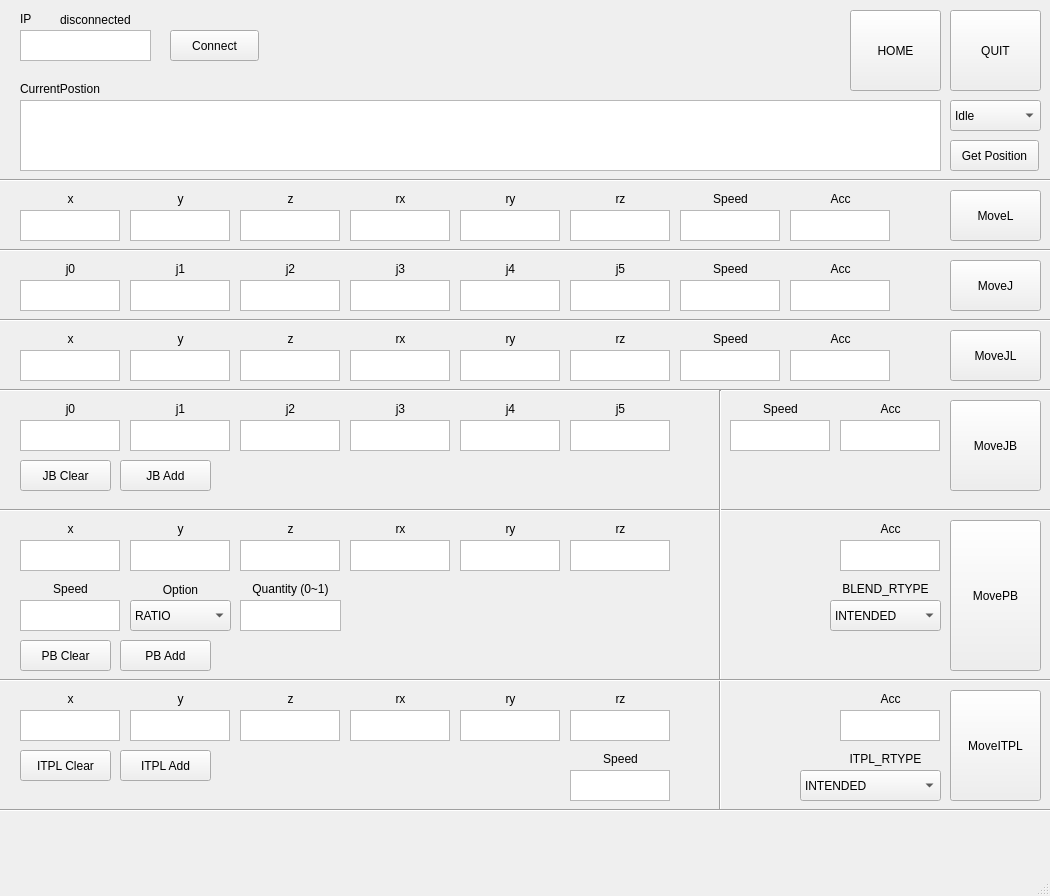
<?xml version="1.0" encoding="UTF-8"?>
<ui version="4.0">
 <class>MainWindow</class>
 <widget class="QMainWindow" name="MainWindow">
  <property name="geometry">
   <rect>
    <x>0</x>
    <y>0</y>
    <width>1050</width>
    <height>896</height>
   </rect>
  </property>
  <property name="windowTitle">
   <string>RB Controller</string>
  </property>
  <widget class="QWidget" name="centralwidget">
   <widget class="QLabel" name="position">
    <property name="geometry">
     <rect>
      <x>20</x>
      <y>80</y>
      <width>111</width>
      <height>17</height>
     </rect>
    </property>
    <property name="text">
     <string>CurrentPostion</string>
    </property>
   </widget>
   <widget class="QTextEdit" name="position_text">
    <property name="geometry">
     <rect>
      <x>20</x>
      <y>100</y>
      <width>921</width>
      <height>71</height>
     </rect>
    </property>
   </widget>
   <widget class="QPushButton" name="getPosition_Button">
    <property name="geometry">
     <rect>
      <x>950</x>
      <y>140</y>
      <width>89</width>
      <height>31</height>
     </rect>
    </property>
    <property name="text">
     <string>Get Position</string>
    </property>
   </widget>
   <widget class="QTextEdit" name="move_x">
    <property name="geometry">
     <rect>
      <x>20</x>
      <y>210</y>
      <width>100</width>
      <height>31</height>
     </rect>
    </property>
   </widget>
   <widget class="QTextEdit" name="move_y">
    <property name="geometry">
     <rect>
      <x>130</x>
      <y>210</y>
      <width>100</width>
      <height>31</height>
     </rect>
    </property>
   </widget>
   <widget class="QTextEdit" name="move_z">
    <property name="geometry">
     <rect>
      <x>240</x>
      <y>210</y>
      <width>100</width>
      <height>31</height>
     </rect>
    </property>
   </widget>
   <widget class="QTextEdit" name="move_rx">
    <property name="geometry">
     <rect>
      <x>350</x>
      <y>210</y>
      <width>100</width>
      <height>31</height>
     </rect>
    </property>
   </widget>
   <widget class="QTextEdit" name="move_ry">
    <property name="geometry">
     <rect>
      <x>460</x>
      <y>210</y>
      <width>100</width>
      <height>31</height>
     </rect>
    </property>
   </widget>
   <widget class="QTextEdit" name="move_rz">
    <property name="geometry">
     <rect>
      <x>570</x>
      <y>210</y>
      <width>100</width>
      <height>31</height>
     </rect>
    </property>
   </widget>
   <widget class="QPushButton" name="moveL_Button">
    <property name="geometry">
     <rect>
      <x>950</x>
      <y>190</y>
      <width>91</width>
      <height>51</height>
     </rect>
    </property>
    <property name="text">
     <string>MoveL</string>
    </property>
   </widget>
   <widget class="QTextEdit" name="move_x_2">
    <property name="geometry">
     <rect>
      <x>20</x>
      <y>280</y>
      <width>100</width>
      <height>31</height>
     </rect>
    </property>
   </widget>
   <widget class="QTextEdit" name="move_rz_2">
    <property name="geometry">
     <rect>
      <x>570</x>
      <y>280</y>
      <width>100</width>
      <height>31</height>
     </rect>
    </property>
   </widget>
   <widget class="QTextEdit" name="move_rx_2">
    <property name="geometry">
     <rect>
      <x>350</x>
      <y>280</y>
      <width>100</width>
      <height>31</height>
     </rect>
    </property>
   </widget>
   <widget class="QTextEdit" name="move_z_2">
    <property name="geometry">
     <rect>
      <x>240</x>
      <y>280</y>
      <width>100</width>
      <height>31</height>
     </rect>
    </property>
   </widget>
   <widget class="QTextEdit" name="move_ry_2">
    <property name="geometry">
     <rect>
      <x>460</x>
      <y>280</y>
      <width>100</width>
      <height>31</height>
     </rect>
    </property>
   </widget>
   <widget class="QPushButton" name="moveJ_Button">
    <property name="geometry">
     <rect>
      <x>950</x>
      <y>260</y>
      <width>91</width>
      <height>51</height>
     </rect>
    </property>
    <property name="text">
     <string>MoveJ</string>
    </property>
   </widget>
   <widget class="QTextEdit" name="move_y_2">
    <property name="geometry">
     <rect>
      <x>130</x>
      <y>280</y>
      <width>100</width>
      <height>31</height>
     </rect>
    </property>
   </widget>
   <widget class="QTextEdit" name="move_x_3">
    <property name="geometry">
     <rect>
      <x>20</x>
      <y>350</y>
      <width>100</width>
      <height>31</height>
     </rect>
    </property>
   </widget>
   <widget class="QTextEdit" name="move_rz_3">
    <property name="geometry">
     <rect>
      <x>570</x>
      <y>350</y>
      <width>100</width>
      <height>31</height>
     </rect>
    </property>
   </widget>
   <widget class="QTextEdit" name="move_rx_3">
    <property name="geometry">
     <rect>
      <x>350</x>
      <y>350</y>
      <width>100</width>
      <height>31</height>
     </rect>
    </property>
   </widget>
   <widget class="QTextEdit" name="move_z_3">
    <property name="geometry">
     <rect>
      <x>240</x>
      <y>350</y>
      <width>100</width>
      <height>31</height>
     </rect>
    </property>
   </widget>
   <widget class="QTextEdit" name="move_ry_3">
    <property name="geometry">
     <rect>
      <x>460</x>
      <y>350</y>
      <width>100</width>
      <height>31</height>
     </rect>
    </property>
   </widget>
   <widget class="QPushButton" name="moveJL_Button">
    <property name="geometry">
     <rect>
      <x>950</x>
      <y>330</y>
      <width>91</width>
      <height>51</height>
     </rect>
    </property>
    <property name="text">
     <string>MoveJL</string>
    </property>
   </widget>
   <widget class="QTextEdit" name="move_y_3">
    <property name="geometry">
     <rect>
      <x>130</x>
      <y>350</y>
      <width>100</width>
      <height>31</height>
     </rect>
    </property>
   </widget>
   <widget class="QTextEdit" name="move_x_4">
    <property name="geometry">
     <rect>
      <x>20</x>
      <y>420</y>
      <width>100</width>
      <height>31</height>
     </rect>
    </property>
   </widget>
   <widget class="QTextEdit" name="move_rz_4">
    <property name="geometry">
     <rect>
      <x>570</x>
      <y>420</y>
      <width>100</width>
      <height>31</height>
     </rect>
    </property>
   </widget>
   <widget class="QTextEdit" name="move_rx_4">
    <property name="geometry">
     <rect>
      <x>350</x>
      <y>420</y>
      <width>100</width>
      <height>31</height>
     </rect>
    </property>
   </widget>
   <widget class="QTextEdit" name="move_z_4">
    <property name="geometry">
     <rect>
      <x>240</x>
      <y>420</y>
      <width>100</width>
      <height>31</height>
     </rect>
    </property>
   </widget>
   <widget class="QTextEdit" name="move_ry_4">
    <property name="geometry">
     <rect>
      <x>460</x>
      <y>420</y>
      <width>100</width>
      <height>31</height>
     </rect>
    </property>
   </widget>
   <widget class="QPushButton" name="moveJB_Button">
    <property name="geometry">
     <rect>
      <x>950</x>
      <y>400</y>
      <width>91</width>
      <height>91</height>
     </rect>
    </property>
    <property name="text">
     <string>MoveJB</string>
    </property>
   </widget>
   <widget class="QTextEdit" name="move_y_4">
    <property name="geometry">
     <rect>
      <x>130</x>
      <y>420</y>
      <width>100</width>
      <height>31</height>
     </rect>
    </property>
   </widget>
   <widget class="Line" name="line">
    <property name="geometry">
     <rect>
      <x>0</x>
      <y>380</y>
      <width>1051</width>
      <height>20</height>
     </rect>
    </property>
    <property name="orientation">
     <enum>Qt::Horizontal</enum>
    </property>
   </widget>
   <widget class="Line" name="line_2">
    <property name="geometry">
     <rect>
      <x>0</x>
      <y>310</y>
      <width>1051</width>
      <height>20</height>
     </rect>
    </property>
    <property name="orientation">
     <enum>Qt::Horizontal</enum>
    </property>
   </widget>
   <widget class="Line" name="line_3">
    <property name="geometry">
     <rect>
      <x>0</x>
      <y>170</y>
      <width>1051</width>
      <height>20</height>
     </rect>
    </property>
    <property name="orientation">
     <enum>Qt::Horizontal</enum>
    </property>
   </widget>
   <widget class="QPushButton" name="moveJB_Clear_Button">
    <property name="geometry">
     <rect>
      <x>20</x>
      <y>460</y>
      <width>91</width>
      <height>31</height>
     </rect>
    </property>
    <property name="text">
     <string>JB Clear</string>
    </property>
   </widget>
   <widget class="QPushButton" name="moveJB_Add_Button">
    <property name="geometry">
     <rect>
      <x>120</x>
      <y>460</y>
      <width>91</width>
      <height>31</height>
     </rect>
    </property>
    <property name="text">
     <string>JB Add</string>
    </property>
   </widget>
   <widget class="QPushButton" name="movePB_Button">
    <property name="geometry">
     <rect>
      <x>950</x>
      <y>520</y>
      <width>91</width>
      <height>151</height>
     </rect>
    </property>
    <property name="text">
     <string>MovePB</string>
    </property>
   </widget>
   <widget class="QPushButton" name="movePB_Clear_Button">
    <property name="geometry">
     <rect>
      <x>20</x>
      <y>640</y>
      <width>91</width>
      <height>31</height>
     </rect>
    </property>
    <property name="text">
     <string>PB Clear</string>
    </property>
   </widget>
   <widget class="QTextEdit" name="move_x_5">
    <property name="geometry">
     <rect>
      <x>20</x>
      <y>540</y>
      <width>100</width>
      <height>31</height>
     </rect>
    </property>
   </widget>
   <widget class="QTextEdit" name="move_z_5">
    <property name="geometry">
     <rect>
      <x>240</x>
      <y>540</y>
      <width>100</width>
      <height>31</height>
     </rect>
    </property>
   </widget>
   <widget class="Line" name="line_5">
    <property name="geometry">
     <rect>
      <x>0</x>
      <y>500</y>
      <width>1051</width>
      <height>20</height>
     </rect>
    </property>
    <property name="orientation">
     <enum>Qt::Horizontal</enum>
    </property>
   </widget>
   <widget class="QTextEdit" name="move_rz_5">
    <property name="geometry">
     <rect>
      <x>570</x>
      <y>540</y>
      <width>100</width>
      <height>31</height>
     </rect>
    </property>
   </widget>
   <widget class="QTextEdit" name="move_rx_5">
    <property name="geometry">
     <rect>
      <x>350</x>
      <y>540</y>
      <width>100</width>
      <height>31</height>
     </rect>
    </property>
   </widget>
   <widget class="QTextEdit" name="move_y_5">
    <property name="geometry">
     <rect>
      <x>130</x>
      <y>540</y>
      <width>100</width>
      <height>31</height>
     </rect>
    </property>
   </widget>
   <widget class="QPushButton" name="movePB_Add_Button">
    <property name="geometry">
     <rect>
      <x>120</x>
      <y>640</y>
      <width>91</width>
      <height>31</height>
     </rect>
    </property>
    <property name="text">
     <string>PB Add</string>
    </property>
   </widget>
   <widget class="QTextEdit" name="move_ry_5">
    <property name="geometry">
     <rect>
      <x>460</x>
      <y>540</y>
      <width>100</width>
      <height>31</height>
     </rect>
    </property>
   </widget>
   <widget class="Line" name="line_4">
    <property name="geometry">
     <rect>
      <x>0</x>
      <y>240</y>
      <width>1051</width>
      <height>20</height>
     </rect>
    </property>
    <property name="orientation">
     <enum>Qt::Horizontal</enum>
    </property>
   </widget>
   <widget class="QTextEdit" name="moveL_speed">
    <property name="geometry">
     <rect>
      <x>680</x>
      <y>210</y>
      <width>100</width>
      <height>31</height>
     </rect>
    </property>
   </widget>
   <widget class="QTextEdit" name="moveL_acc">
    <property name="geometry">
     <rect>
      <x>790</x>
      <y>210</y>
      <width>100</width>
      <height>31</height>
     </rect>
    </property>
   </widget>
   <widget class="QTextEdit" name="moveJ_acc">
    <property name="geometry">
     <rect>
      <x>790</x>
      <y>280</y>
      <width>100</width>
      <height>31</height>
     </rect>
    </property>
   </widget>
   <widget class="QTextEdit" name="moveJ_speed">
    <property name="geometry">
     <rect>
      <x>680</x>
      <y>280</y>
      <width>100</width>
      <height>31</height>
     </rect>
    </property>
   </widget>
   <widget class="QTextEdit" name="moveJL_acc">
    <property name="geometry">
     <rect>
      <x>790</x>
      <y>350</y>
      <width>100</width>
      <height>31</height>
     </rect>
    </property>
   </widget>
   <widget class="QTextEdit" name="moveJL_speed">
    <property name="geometry">
     <rect>
      <x>680</x>
      <y>350</y>
      <width>100</width>
      <height>31</height>
     </rect>
    </property>
   </widget>
   <widget class="QTextEdit" name="moveJB_acc">
    <property name="geometry">
     <rect>
      <x>840</x>
      <y>420</y>
      <width>100</width>
      <height>31</height>
     </rect>
    </property>
   </widget>
   <widget class="QTextEdit" name="moveJB_speed">
    <property name="geometry">
     <rect>
      <x>730</x>
      <y>420</y>
      <width>100</width>
      <height>31</height>
     </rect>
    </property>
   </widget>
   <widget class="QTextEdit" name="movePB_speed">
    <property name="geometry">
     <rect>
      <x>20</x>
      <y>600</y>
      <width>100</width>
      <height>31</height>
     </rect>
    </property>
   </widget>
   <widget class="QComboBox" name="movePB_OPTION">
    <property name="geometry">
     <rect>
      <x>130</x>
      <y>600</y>
      <width>101</width>
      <height>31</height>
     </rect>
    </property>
    <item>
     <property name="text">
      <string>RATIO</string>
     </property>
    </item>
    <item>
     <property name="text">
      <string>DISTANCE</string>
     </property>
    </item>
   </widget>
   <widget class="QTextEdit" name="movePB_quantity">
    <property name="geometry">
     <rect>
      <x>240</x>
      <y>600</y>
      <width>101</width>
      <height>31</height>
     </rect>
    </property>
   </widget>
   <widget class="QTextEdit" name="movePB_acc">
    <property name="geometry">
     <rect>
      <x>840</x>
      <y>540</y>
      <width>100</width>
      <height>31</height>
     </rect>
    </property>
   </widget>
   <widget class="QComboBox" name="movePB_RTYPE">
    <property name="geometry">
     <rect>
      <x>830</x>
      <y>600</y>
      <width>111</width>
      <height>31</height>
     </rect>
    </property>
    <item>
     <property name="text">
      <string>INTENDED</string>
     </property>
    </item>
    <item>
     <property name="text">
      <string>CONSTANT</string>
     </property>
    </item>
   </widget>
   <widget class="QLabel" name="label">
    <property name="geometry">
     <rect>
      <x>860</x>
      <y>520</y>
      <width>61</width>
      <height>17</height>
     </rect>
    </property>
    <property name="text">
     <string>Acc</string>
    </property>
    <property name="alignment">
     <set>Qt::AlignCenter</set>
    </property>
   </widget>
   <widget class="QLabel" name="label_2">
    <property name="geometry">
     <rect>
      <x>830</x>
      <y>580</y>
      <width>111</width>
      <height>17</height>
     </rect>
    </property>
    <property name="text">
     <string>BLEND_RTYPE</string>
    </property>
    <property name="alignment">
     <set>Qt::AlignCenter</set>
    </property>
   </widget>
   <widget class="QLabel" name="label_3">
    <property name="geometry">
     <rect>
      <x>40</x>
      <y>520</y>
      <width>61</width>
      <height>17</height>
     </rect>
    </property>
    <property name="text">
     <string>x</string>
    </property>
    <property name="alignment">
     <set>Qt::AlignCenter</set>
    </property>
   </widget>
   <widget class="QLabel" name="label_4">
    <property name="geometry">
     <rect>
      <x>150</x>
      <y>520</y>
      <width>61</width>
      <height>17</height>
     </rect>
    </property>
    <property name="text">
     <string>y</string>
    </property>
    <property name="alignment">
     <set>Qt::AlignCenter</set>
    </property>
   </widget>
   <widget class="QLabel" name="label_5">
    <property name="geometry">
     <rect>
      <x>260</x>
      <y>520</y>
      <width>61</width>
      <height>17</height>
     </rect>
    </property>
    <property name="text">
     <string>z</string>
    </property>
    <property name="alignment">
     <set>Qt::AlignCenter</set>
    </property>
   </widget>
   <widget class="QLabel" name="label_6">
    <property name="geometry">
     <rect>
      <x>370</x>
      <y>520</y>
      <width>61</width>
      <height>17</height>
     </rect>
    </property>
    <property name="text">
     <string>rx</string>
    </property>
    <property name="alignment">
     <set>Qt::AlignCenter</set>
    </property>
   </widget>
   <widget class="QLabel" name="label_7">
    <property name="geometry">
     <rect>
      <x>480</x>
      <y>520</y>
      <width>61</width>
      <height>17</height>
     </rect>
    </property>
    <property name="text">
     <string>ry</string>
    </property>
    <property name="alignment">
     <set>Qt::AlignCenter</set>
    </property>
   </widget>
   <widget class="QLabel" name="label_8">
    <property name="geometry">
     <rect>
      <x>590</x>
      <y>520</y>
      <width>61</width>
      <height>17</height>
     </rect>
    </property>
    <property name="text">
     <string>rz</string>
    </property>
    <property name="alignment">
     <set>Qt::AlignCenter</set>
    </property>
   </widget>
   <widget class="QLabel" name="label_9">
    <property name="geometry">
     <rect>
      <x>40</x>
      <y>580</y>
      <width>61</width>
      <height>17</height>
     </rect>
    </property>
    <property name="text">
     <string>Speed</string>
    </property>
    <property name="alignment">
     <set>Qt::AlignCenter</set>
    </property>
   </widget>
   <widget class="QLabel" name="label_10">
    <property name="geometry">
     <rect>
      <x>130</x>
      <y>580</y>
      <width>101</width>
      <height>20</height>
     </rect>
    </property>
    <property name="text">
     <string>Option</string>
    </property>
    <property name="alignment">
     <set>Qt::AlignCenter</set>
    </property>
   </widget>
   <widget class="QLabel" name="label_11">
    <property name="geometry">
     <rect>
      <x>240</x>
      <y>580</y>
      <width>101</width>
      <height>17</height>
     </rect>
    </property>
    <property name="text">
     <string>Quantity (0~1)</string>
    </property>
    <property name="alignment">
     <set>Qt::AlignCenter</set>
    </property>
   </widget>
   <widget class="QLabel" name="label_12">
    <property name="geometry">
     <rect>
      <x>370</x>
      <y>190</y>
      <width>61</width>
      <height>17</height>
     </rect>
    </property>
    <property name="text">
     <string>rx</string>
    </property>
    <property name="alignment">
     <set>Qt::AlignCenter</set>
    </property>
   </widget>
   <widget class="QLabel" name="label_13">
    <property name="geometry">
     <rect>
      <x>260</x>
      <y>190</y>
      <width>61</width>
      <height>17</height>
     </rect>
    </property>
    <property name="text">
     <string>z</string>
    </property>
    <property name="alignment">
     <set>Qt::AlignCenter</set>
    </property>
   </widget>
   <widget class="QLabel" name="label_14">
    <property name="geometry">
     <rect>
      <x>480</x>
      <y>190</y>
      <width>61</width>
      <height>17</height>
     </rect>
    </property>
    <property name="text">
     <string>ry</string>
    </property>
    <property name="alignment">
     <set>Qt::AlignCenter</set>
    </property>
   </widget>
   <widget class="QLabel" name="label_15">
    <property name="geometry">
     <rect>
      <x>700</x>
      <y>190</y>
      <width>61</width>
      <height>17</height>
     </rect>
    </property>
    <property name="text">
     <string>Speed</string>
    </property>
    <property name="alignment">
     <set>Qt::AlignCenter</set>
    </property>
   </widget>
   <widget class="QLabel" name="label_16">
    <property name="geometry">
     <rect>
      <x>150</x>
      <y>190</y>
      <width>61</width>
      <height>17</height>
     </rect>
    </property>
    <property name="text">
     <string>y</string>
    </property>
    <property name="alignment">
     <set>Qt::AlignCenter</set>
    </property>
   </widget>
   <widget class="QLabel" name="label_17">
    <property name="geometry">
     <rect>
      <x>40</x>
      <y>190</y>
      <width>61</width>
      <height>17</height>
     </rect>
    </property>
    <property name="text">
     <string>x</string>
    </property>
    <property name="alignment">
     <set>Qt::AlignCenter</set>
    </property>
   </widget>
   <widget class="QLabel" name="label_18">
    <property name="geometry">
     <rect>
      <x>590</x>
      <y>190</y>
      <width>61</width>
      <height>17</height>
     </rect>
    </property>
    <property name="text">
     <string>rz</string>
    </property>
    <property name="alignment">
     <set>Qt::AlignCenter</set>
    </property>
   </widget>
   <widget class="QLabel" name="label_19">
    <property name="geometry">
     <rect>
      <x>810</x>
      <y>190</y>
      <width>61</width>
      <height>17</height>
     </rect>
    </property>
    <property name="text">
     <string>Acc</string>
    </property>
    <property name="alignment">
     <set>Qt::AlignCenter</set>
    </property>
   </widget>
   <widget class="QLabel" name="label_23">
    <property name="geometry">
     <rect>
      <x>700</x>
      <y>260</y>
      <width>61</width>
      <height>17</height>
     </rect>
    </property>
    <property name="text">
     <string>Speed</string>
    </property>
    <property name="alignment">
     <set>Qt::AlignCenter</set>
    </property>
   </widget>
   <widget class="QLabel" name="label_26">
    <property name="geometry">
     <rect>
      <x>810</x>
      <y>260</y>
      <width>61</width>
      <height>17</height>
     </rect>
    </property>
    <property name="text">
     <string>Acc</string>
    </property>
    <property name="alignment">
     <set>Qt::AlignCenter</set>
    </property>
   </widget>
   <widget class="QLabel" name="label_28">
    <property name="geometry">
     <rect>
      <x>370</x>
      <y>330</y>
      <width>61</width>
      <height>17</height>
     </rect>
    </property>
    <property name="text">
     <string>rx</string>
    </property>
    <property name="alignment">
     <set>Qt::AlignCenter</set>
    </property>
   </widget>
   <widget class="QLabel" name="label_29">
    <property name="geometry">
     <rect>
      <x>260</x>
      <y>330</y>
      <width>61</width>
      <height>17</height>
     </rect>
    </property>
    <property name="text">
     <string>z</string>
    </property>
    <property name="alignment">
     <set>Qt::AlignCenter</set>
    </property>
   </widget>
   <widget class="QLabel" name="label_30">
    <property name="geometry">
     <rect>
      <x>480</x>
      <y>330</y>
      <width>61</width>
      <height>17</height>
     </rect>
    </property>
    <property name="text">
     <string>ry</string>
    </property>
    <property name="alignment">
     <set>Qt::AlignCenter</set>
    </property>
   </widget>
   <widget class="QLabel" name="label_31">
    <property name="geometry">
     <rect>
      <x>700</x>
      <y>330</y>
      <width>61</width>
      <height>17</height>
     </rect>
    </property>
    <property name="text">
     <string>Speed</string>
    </property>
    <property name="alignment">
     <set>Qt::AlignCenter</set>
    </property>
   </widget>
   <widget class="QLabel" name="label_32">
    <property name="geometry">
     <rect>
      <x>590</x>
      <y>330</y>
      <width>61</width>
      <height>17</height>
     </rect>
    </property>
    <property name="text">
     <string>rz</string>
    </property>
    <property name="alignment">
     <set>Qt::AlignCenter</set>
    </property>
   </widget>
   <widget class="QLabel" name="label_33">
    <property name="geometry">
     <rect>
      <x>150</x>
      <y>330</y>
      <width>61</width>
      <height>17</height>
     </rect>
    </property>
    <property name="text">
     <string>y</string>
    </property>
    <property name="alignment">
     <set>Qt::AlignCenter</set>
    </property>
   </widget>
   <widget class="QLabel" name="label_34">
    <property name="geometry">
     <rect>
      <x>810</x>
      <y>330</y>
      <width>61</width>
      <height>17</height>
     </rect>
    </property>
    <property name="text">
     <string>Acc</string>
    </property>
    <property name="alignment">
     <set>Qt::AlignCenter</set>
    </property>
   </widget>
   <widget class="QLabel" name="label_35">
    <property name="geometry">
     <rect>
      <x>40</x>
      <y>330</y>
      <width>61</width>
      <height>17</height>
     </rect>
    </property>
    <property name="text">
     <string>x</string>
    </property>
    <property name="alignment">
     <set>Qt::AlignCenter</set>
    </property>
   </widget>
   <widget class="QLabel" name="label_36">
    <property name="geometry">
     <rect>
      <x>370</x>
      <y>400</y>
      <width>61</width>
      <height>17</height>
     </rect>
    </property>
    <property name="text">
     <string>j3</string>
    </property>
    <property name="alignment">
     <set>Qt::AlignCenter</set>
    </property>
   </widget>
   <widget class="QLabel" name="label_37">
    <property name="geometry">
     <rect>
      <x>260</x>
      <y>400</y>
      <width>61</width>
      <height>17</height>
     </rect>
    </property>
    <property name="text">
     <string>j2</string>
    </property>
    <property name="alignment">
     <set>Qt::AlignCenter</set>
    </property>
   </widget>
   <widget class="QLabel" name="label_38">
    <property name="geometry">
     <rect>
      <x>480</x>
      <y>400</y>
      <width>61</width>
      <height>17</height>
     </rect>
    </property>
    <property name="text">
     <string>j4</string>
    </property>
    <property name="alignment">
     <set>Qt::AlignCenter</set>
    </property>
   </widget>
   <widget class="QLabel" name="label_39">
    <property name="geometry">
     <rect>
      <x>750</x>
      <y>400</y>
      <width>61</width>
      <height>17</height>
     </rect>
    </property>
    <property name="text">
     <string>Speed</string>
    </property>
    <property name="alignment">
     <set>Qt::AlignCenter</set>
    </property>
   </widget>
   <widget class="QLabel" name="label_40">
    <property name="geometry">
     <rect>
      <x>590</x>
      <y>400</y>
      <width>61</width>
      <height>17</height>
     </rect>
    </property>
    <property name="text">
     <string>j5</string>
    </property>
    <property name="alignment">
     <set>Qt::AlignCenter</set>
    </property>
   </widget>
   <widget class="QLabel" name="label_41">
    <property name="geometry">
     <rect>
      <x>150</x>
      <y>400</y>
      <width>61</width>
      <height>17</height>
     </rect>
    </property>
    <property name="text">
     <string>j1</string>
    </property>
    <property name="alignment">
     <set>Qt::AlignCenter</set>
    </property>
   </widget>
   <widget class="QLabel" name="label_42">
    <property name="geometry">
     <rect>
      <x>860</x>
      <y>400</y>
      <width>61</width>
      <height>17</height>
     </rect>
    </property>
    <property name="text">
     <string>Acc</string>
    </property>
    <property name="alignment">
     <set>Qt::AlignCenter</set>
    </property>
   </widget>
   <widget class="QLabel" name="label_43">
    <property name="geometry">
     <rect>
      <x>40</x>
      <y>400</y>
      <width>61</width>
      <height>17</height>
     </rect>
    </property>
    <property name="text">
     <string>j0</string>
    </property>
    <property name="alignment">
     <set>Qt::AlignCenter</set>
    </property>
   </widget>
   <widget class="QLabel" name="label_44">
    <property name="geometry">
     <rect>
      <x>150</x>
      <y>260</y>
      <width>61</width>
      <height>17</height>
     </rect>
    </property>
    <property name="text">
     <string>j1</string>
    </property>
    <property name="alignment">
     <set>Qt::AlignCenter</set>
    </property>
   </widget>
   <widget class="QLabel" name="label_45">
    <property name="geometry">
     <rect>
      <x>260</x>
      <y>260</y>
      <width>61</width>
      <height>17</height>
     </rect>
    </property>
    <property name="text">
     <string>j2</string>
    </property>
    <property name="alignment">
     <set>Qt::AlignCenter</set>
    </property>
   </widget>
   <widget class="QLabel" name="label_46">
    <property name="geometry">
     <rect>
      <x>40</x>
      <y>260</y>
      <width>61</width>
      <height>17</height>
     </rect>
    </property>
    <property name="text">
     <string>j0</string>
    </property>
    <property name="alignment">
     <set>Qt::AlignCenter</set>
    </property>
   </widget>
   <widget class="QLabel" name="label_47">
    <property name="geometry">
     <rect>
      <x>590</x>
      <y>260</y>
      <width>61</width>
      <height>17</height>
     </rect>
    </property>
    <property name="text">
     <string>j5</string>
    </property>
    <property name="alignment">
     <set>Qt::AlignCenter</set>
    </property>
   </widget>
   <widget class="QLabel" name="label_48">
    <property name="geometry">
     <rect>
      <x>370</x>
      <y>260</y>
      <width>61</width>
      <height>17</height>
     </rect>
    </property>
    <property name="text">
     <string>j3</string>
    </property>
    <property name="alignment">
     <set>Qt::AlignCenter</set>
    </property>
   </widget>
   <widget class="QLabel" name="label_49">
    <property name="geometry">
     <rect>
      <x>480</x>
      <y>260</y>
      <width>61</width>
      <height>17</height>
     </rect>
    </property>
    <property name="text">
     <string>j4</string>
    </property>
    <property name="alignment">
     <set>Qt::AlignCenter</set>
    </property>
   </widget>
   <widget class="Line" name="line_7">
    <property name="geometry">
     <rect>
      <x>710</x>
      <y>390</y>
      <width>20</width>
      <height>421</height>
     </rect>
    </property>
    <property name="orientation">
     <enum>Qt::Vertical</enum>
    </property>
   </widget>
   <widget class="Line" name="line_6">
    <property name="geometry">
     <rect>
      <x>0</x>
      <y>670</y>
      <width>1051</width>
      <height>20</height>
     </rect>
    </property>
    <property name="orientation">
     <enum>Qt::Horizontal</enum>
    </property>
   </widget>
   <widget class="QTextEdit" name="move_z_6">
    <property name="geometry">
     <rect>
      <x>240</x>
      <y>710</y>
      <width>100</width>
      <height>31</height>
     </rect>
    </property>
   </widget>
   <widget class="QTextEdit" name="move_x_6">
    <property name="geometry">
     <rect>
      <x>20</x>
      <y>710</y>
      <width>100</width>
      <height>31</height>
     </rect>
    </property>
   </widget>
   <widget class="QLabel" name="label_21">
    <property name="geometry">
     <rect>
      <x>260</x>
      <y>690</y>
      <width>61</width>
      <height>17</height>
     </rect>
    </property>
    <property name="text">
     <string>z</string>
    </property>
    <property name="alignment">
     <set>Qt::AlignCenter</set>
    </property>
   </widget>
   <widget class="QLabel" name="label_22">
    <property name="geometry">
     <rect>
      <x>590</x>
      <y>750</y>
      <width>61</width>
      <height>17</height>
     </rect>
    </property>
    <property name="text">
     <string>Speed</string>
    </property>
    <property name="alignment">
     <set>Qt::AlignCenter</set>
    </property>
   </widget>
   <widget class="QLabel" name="label_24">
    <property name="geometry">
     <rect>
      <x>590</x>
      <y>690</y>
      <width>61</width>
      <height>17</height>
     </rect>
    </property>
    <property name="text">
     <string>rz</string>
    </property>
    <property name="alignment">
     <set>Qt::AlignCenter</set>
    </property>
   </widget>
   <widget class="QLabel" name="label_25">
    <property name="geometry">
     <rect>
      <x>370</x>
      <y>690</y>
      <width>61</width>
      <height>17</height>
     </rect>
    </property>
    <property name="text">
     <string>rx</string>
    </property>
    <property name="alignment">
     <set>Qt::AlignCenter</set>
    </property>
   </widget>
   <widget class="Line" name="line_8">
    <property name="geometry">
     <rect>
      <x>0</x>
      <y>800</y>
      <width>1051</width>
      <height>20</height>
     </rect>
    </property>
    <property name="orientation">
     <enum>Qt::Horizontal</enum>
    </property>
   </widget>
   <widget class="QTextEdit" name="moveITPL_speed">
    <property name="geometry">
     <rect>
      <x>570</x>
      <y>770</y>
      <width>100</width>
      <height>31</height>
     </rect>
    </property>
   </widget>
   <widget class="QPushButton" name="moveITPL_Button">
    <property name="geometry">
     <rect>
      <x>950</x>
      <y>690</y>
      <width>91</width>
      <height>111</height>
     </rect>
    </property>
    <property name="text">
     <string>MoveITPL</string>
    </property>
   </widget>
   <widget class="QLabel" name="label_27">
    <property name="geometry">
     <rect>
      <x>150</x>
      <y>690</y>
      <width>61</width>
      <height>17</height>
     </rect>
    </property>
    <property name="text">
     <string>y</string>
    </property>
    <property name="alignment">
     <set>Qt::AlignCenter</set>
    </property>
   </widget>
   <widget class="QComboBox" name="moveITPL_RTYPE">
    <property name="geometry">
     <rect>
      <x>800</x>
      <y>770</y>
      <width>141</width>
      <height>31</height>
     </rect>
    </property>
    <item>
     <property name="text">
      <string>INTENDED</string>
     </property>
    </item>
    <item>
     <property name="text">
      <string>CONSTANT</string>
     </property>
    </item>
    <item>
     <property name="text">
      <string>SMOOTH</string>
     </property>
    </item>
    <item>
     <property name="text">
      <string>CA_INTENDED</string>
     </property>
    </item>
    <item>
     <property name="text">
      <string>CA_CONSTANT</string>
     </property>
    </item>
    <item>
     <property name="text">
      <string>CA_SMOOTH</string>
     </property>
    </item>
   </widget>
   <widget class="QTextEdit" name="move_rx_6">
    <property name="geometry">
     <rect>
      <x>350</x>
      <y>710</y>
      <width>100</width>
      <height>31</height>
     </rect>
    </property>
   </widget>
   <widget class="QPushButton" name="moveITPL_Clear_Button">
    <property name="geometry">
     <rect>
      <x>20</x>
      <y>750</y>
      <width>91</width>
      <height>31</height>
     </rect>
    </property>
    <property name="text">
     <string>ITPL Clear</string>
    </property>
   </widget>
   <widget class="QLabel" name="label_51">
    <property name="geometry">
     <rect>
      <x>40</x>
      <y>690</y>
      <width>61</width>
      <height>17</height>
     </rect>
    </property>
    <property name="text">
     <string>x</string>
    </property>
    <property name="alignment">
     <set>Qt::AlignCenter</set>
    </property>
   </widget>
   <widget class="QLabel" name="label_52">
    <property name="geometry">
     <rect>
      <x>480</x>
      <y>690</y>
      <width>61</width>
      <height>17</height>
     </rect>
    </property>
    <property name="text">
     <string>ry</string>
    </property>
    <property name="alignment">
     <set>Qt::AlignCenter</set>
    </property>
   </widget>
   <widget class="QTextEdit" name="moveITPL_acc">
    <property name="geometry">
     <rect>
      <x>840</x>
      <y>710</y>
      <width>100</width>
      <height>31</height>
     </rect>
    </property>
   </widget>
   <widget class="QTextEdit" name="move_rz_6">
    <property name="geometry">
     <rect>
      <x>570</x>
      <y>710</y>
      <width>100</width>
      <height>31</height>
     </rect>
    </property>
   </widget>
   <widget class="QTextEdit" name="move_ry_6">
    <property name="geometry">
     <rect>
      <x>460</x>
      <y>710</y>
      <width>100</width>
      <height>31</height>
     </rect>
    </property>
   </widget>
   <widget class="QPushButton" name="moveITPL_Add_Button">
    <property name="geometry">
     <rect>
      <x>120</x>
      <y>750</y>
      <width>91</width>
      <height>31</height>
     </rect>
    </property>
    <property name="text">
     <string>ITPL Add</string>
    </property>
   </widget>
   <widget class="QLabel" name="label_53">
    <property name="geometry">
     <rect>
      <x>830</x>
      <y>750</y>
      <width>111</width>
      <height>17</height>
     </rect>
    </property>
    <property name="text">
     <string>ITPL_RTYPE</string>
    </property>
    <property name="alignment">
     <set>Qt::AlignCenter</set>
    </property>
   </widget>
   <widget class="QTextEdit" name="move_y_6">
    <property name="geometry">
     <rect>
      <x>130</x>
      <y>710</y>
      <width>100</width>
      <height>31</height>
     </rect>
    </property>
   </widget>
   <widget class="QLabel" name="label_54">
    <property name="geometry">
     <rect>
      <x>860</x>
      <y>690</y>
      <width>61</width>
      <height>17</height>
     </rect>
    </property>
    <property name="text">
     <string>Acc</string>
    </property>
    <property name="alignment">
     <set>Qt::AlignCenter</set>
    </property>
   </widget>
   <widget class="QTextEdit" name="ip">
    <property name="geometry">
     <rect>
      <x>20</x>
      <y>30</y>
      <width>131</width>
      <height>31</height>
     </rect>
    </property>
    <property name="html">
     <string>&lt;!DOCTYPE HTML PUBLIC &quot;-//W3C//DTD HTML 4.0//EN&quot; &quot;http://www.w3.org/TR/REC-html40/strict.dtd&quot;&gt;
&lt;html&gt;&lt;head&gt;&lt;meta name=&quot;qrichtext&quot; content=&quot;1&quot; /&gt;&lt;style type=&quot;text/css&quot;&gt;
p, li { white-space: pre-wrap; }
&lt;/style&gt;&lt;/head&gt;&lt;body style=&quot; font-family:'Ubuntu'; font-size:11pt; font-weight:400; font-style:normal;&quot;&gt;
&lt;p style=&quot;-qt-paragraph-type:empty; margin-top:0px; margin-bottom:0px; margin-left:0px; margin-right:0px; -qt-block-indent:0; text-indent:0px;&quot;&gt;&lt;br /&gt;&lt;/p&gt;&lt;/body&gt;&lt;/html&gt;</string>
    </property>
   </widget>
   <widget class="QLabel" name="position_2">
    <property name="geometry">
     <rect>
      <x>20</x>
      <y>10</y>
      <width>111</width>
      <height>17</height>
     </rect>
    </property>
    <property name="text">
     <string>IP</string>
    </property>
   </widget>
   <widget class="QPushButton" name="Connect_Button">
    <property name="geometry">
     <rect>
      <x>170</x>
      <y>30</y>
      <width>89</width>
      <height>31</height>
     </rect>
    </property>
    <property name="text">
     <string>Connect</string>
    </property>
   </widget>
   <widget class="QPushButton" name="Quit_Button">
    <property name="geometry">
     <rect>
      <x>950</x>
      <y>10</y>
      <width>91</width>
      <height>81</height>
     </rect>
    </property>
    <property name="text">
     <string>QUIT</string>
    </property>
   </widget>
   <widget class="QLabel" name="status_label">
    <property name="geometry">
     <rect>
      <x>60</x>
      <y>10</y>
      <width>91</width>
      <height>20</height>
     </rect>
    </property>
    <property name="text">
     <string>disconnected</string>
    </property>
   </widget>
   <widget class="QComboBox" name="robotReal">
    <property name="geometry">
     <rect>
      <x>950</x>
      <y>100</y>
      <width>91</width>
      <height>31</height>
     </rect>
    </property>
    <item>
     <property name="text">
      <string>Idle</string>
     </property>
    </item>
    <item>
     <property name="text">
      <string>REAL</string>
     </property>
    </item>
   </widget>
   <widget class="QPushButton" name="Quit_Button_2">
    <property name="geometry">
     <rect>
      <x>850</x>
      <y>10</y>
      <width>91</width>
      <height>81</height>
     </rect>
    </property>
    <property name="text">
     <string>HOME</string>
    </property>
   </widget>
  </widget>
  <widget class="QMenuBar" name="menubar">
   <property name="geometry">
    <rect>
     <x>0</x>
     <y>0</y>
     <width>1050</width>
     <height>22</height>
    </rect>
   </property>
  </widget>
  <widget class="QStatusBar" name="statusbar"/>
 </widget>
 <resources/>
 <connections/>
</ui>
